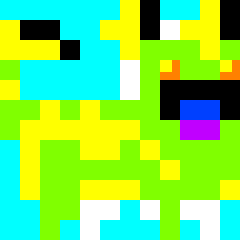
#> input picture sources/images/quiltro-1.gif, 120 x 120 px (shown 2 times larger)
$ python example.py
#> lines starting #> are read from the running program, lines starting #| are printed output that depends on the picture
### quiltro_dna_parser.py
from PIL import Image


class QuiltroDnaParser:

    def __init__(self, image=None):
#> called with image = 'sources/images/quiltro-1.gif'
        self.rotation = 90
        self.colour_map = {
            0: (255, 255, 255),  # White
            1: (255, 255, 0),  # Yellow
            2: (0, 0, 0),  # Black
            3: (128, 255, 0),  # Lime
            4: (0, 64, 255),  # Crayon Blue
            5: (192, 0, 255),  # Purple
            6: (255, 128, 0),  # Orange
            7: (0, 255, 255),  # Aqua
            8: (255, 0, 255)  # Fuchsia
        }

        if image:
            self.im = Image.open(image).rotate(self.rotation)
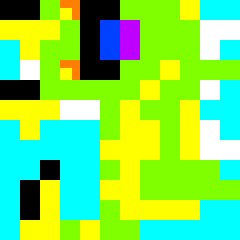
#> self.im: PIL image 120x120 P (shown 2 times larger); mean R, G, B 121.5, 224.7, 90.3
            self.pixels = list(self.im.getdata())
#> self.pixels = 14400 values, max 7 at index 0, min 0 at index 1300, mean 2.46
            self.width, self.height = self.im.size
#> self.width = 120; self.height = 120

    def preview(self):
        pixel_string = ''
        for i in range(self.height):
            pixel_line = ''
            for pixel in self.pixels[i * self.width:(i + 1) * self.width]:
                pixel_line = pixel_line + str(pixel)
            pixel_string = pixel_string + pixel_line + '\n'
        return pixel_string

    def output_ppm(self):
        ppm_string = ''
        for i in range(self.height):
            pixel_line = ''
            for pixel in self.pixels[i * self.width:(i + 1) * self.width]:
                pixel_line = pixel_line + str(pixel)
            ppm_string = ppm_string + pixel_line + '.'
        return ppm_string[:-1]

    # [34 lines left out: functions write_ppm, image_from_ppm, image_from_ppm_file, file_get_contents, not called in this run]

### example.py
from quiltro_dna_parser import QuiltroDnaParser

dna_parser = QuiltroDnaParser("sources/images/quiltro-1.gif")
print(dna_parser.preview())
print(dna_parser.output_ppm())
